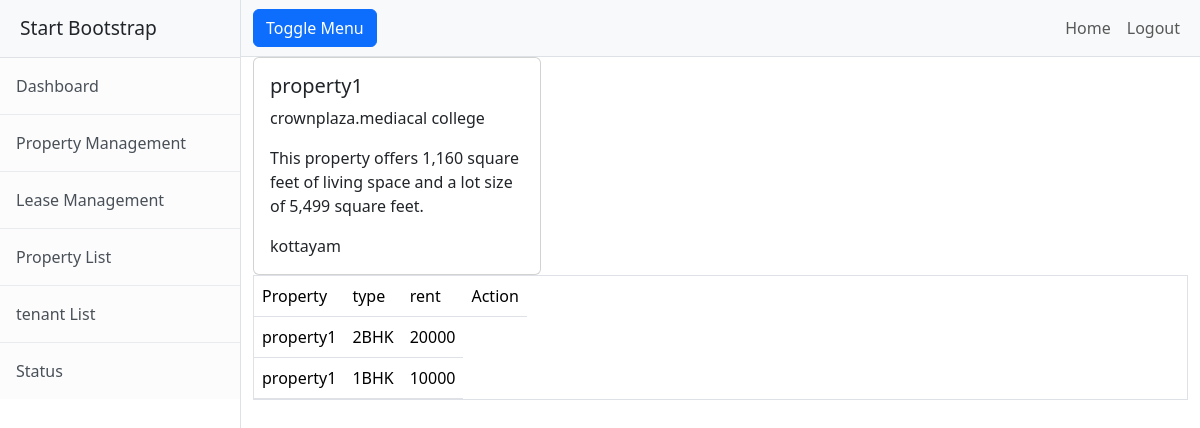
Page /property/1/ (signed in) on the committed database.
### realestate/models.py (models this page shows, shortened)
class Property(models.Model):
    name = models.CharField(max_length=255)
    address = models.CharField(max_length=200)
    location = models.CharField(max_length=255)
    features = models.CharField(max_length=200)
    created_at=models.DateTimeField(auto_now_add=True)
    updated_at=models.DateTimeField(auto_now=True)
    is_active=models.BooleanField(default=True)
    def __str__(self) -> str:
        return self.name

class Unit(models.Model):
    property = models.ForeignKey(Property, on_delete=models.CASCADE)
    rent_cost = models.PositiveIntegerField()
    options = [
        ('1BHK', '1BHK'),
        ('2BHK', '2BHK'),
        ('3BHK', '3BHK'),
        ('4BHK', '4BHK'),
    ]
    type = models.CharField(max_length=4, choices=options)
    created_at=models.DateTimeField(auto_now_add=True)
    updated_at=models.DateTimeField(auto_now=True)
    is_active=models.BooleanField(default=True)

### realestate/views.py (the view)
# urls.py: path("property/<int:pk>/",views.PropertyDetailView.as_view(),name="property-detail"),
@method_decorator(decs,name="dispatch")
class PropertyDetailView(DetailView):
    template_name="property_detail.html"
    model=Property
    context_object_name="property"

### realestate/views.py (called while the page is built)
def signin_required(fn):
    def wrapper(request,*args,**kwargs):
        if not request.user.is_authenticated:
            messages.error(request,"invalid session!!!")
            return redirect("signin")
        else:
            return fn(request,*args,**kwargs)
    return wrapper

def is_admin(fn):
    def wrapper(request,*args,**Kwargs):
        if request.user.is_superuser:
           return fn(request,*args,**Kwargs)
    return wrapper

### realestate/templates/property_detail.html
{%extends 'base.html'%}
{%block body_block %}
<body>
    <div class="card" style="width: 18rem;">
        <div class="card-body">
          <h5 class="card-title">{{property.name}}</h5>
          <p class="card-text">{{property.address}}</p>
          <p class="card-text">{{property.features}}</p>
          <p class="card-text">{{property.location}}</p>
        </div>
      </div>
      <div>
        <table class="d-flex table table-stripped border">
            <tr>
                <td>Property</td>
                <td>type</td>
                <td>rent</td>
                <td>Action</td>
            </tr>
            {% for u in property.unit_set.all%}
            <tr>
                <td>{{u.property}}</td>
                <td>{{u.type}}</td>
                <td>{{u.rent_cost}}</td>
            </tr>
            {%endfor%}
        </table>
      </div>
    {%endblock%}

### rows in the picture
Property: name "property1", address "crownplaza.mediacal college", features "This property offers 1,160 square feet of living space and a lot size of 5,499 square feet.", location "kottayam"
Unit: property "property1", type "2BHK", rent_cost "20000"
Unit: property "property1", type "1BHK", rent_cost "10000"
